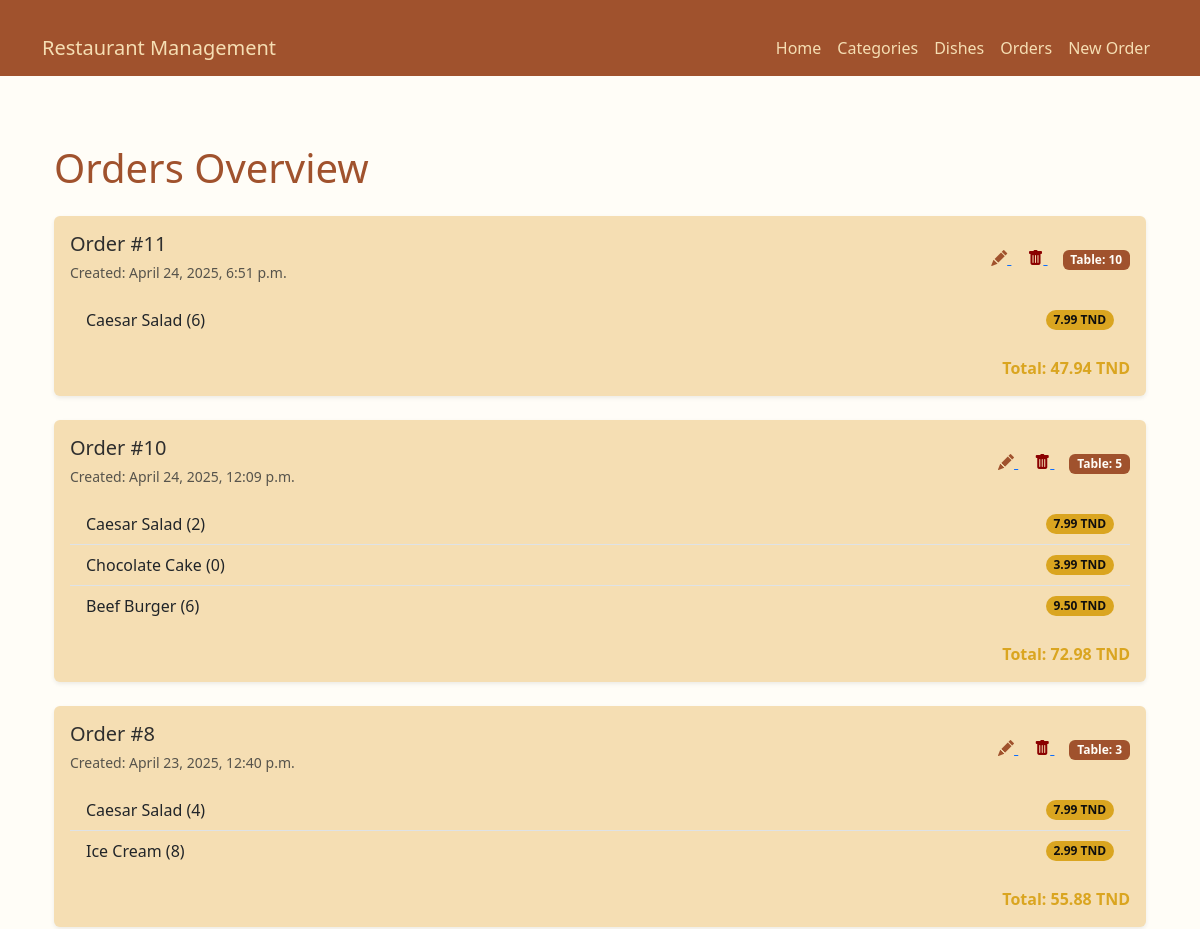
/orders/ (upper part), run on an earlier commit of the app's database.
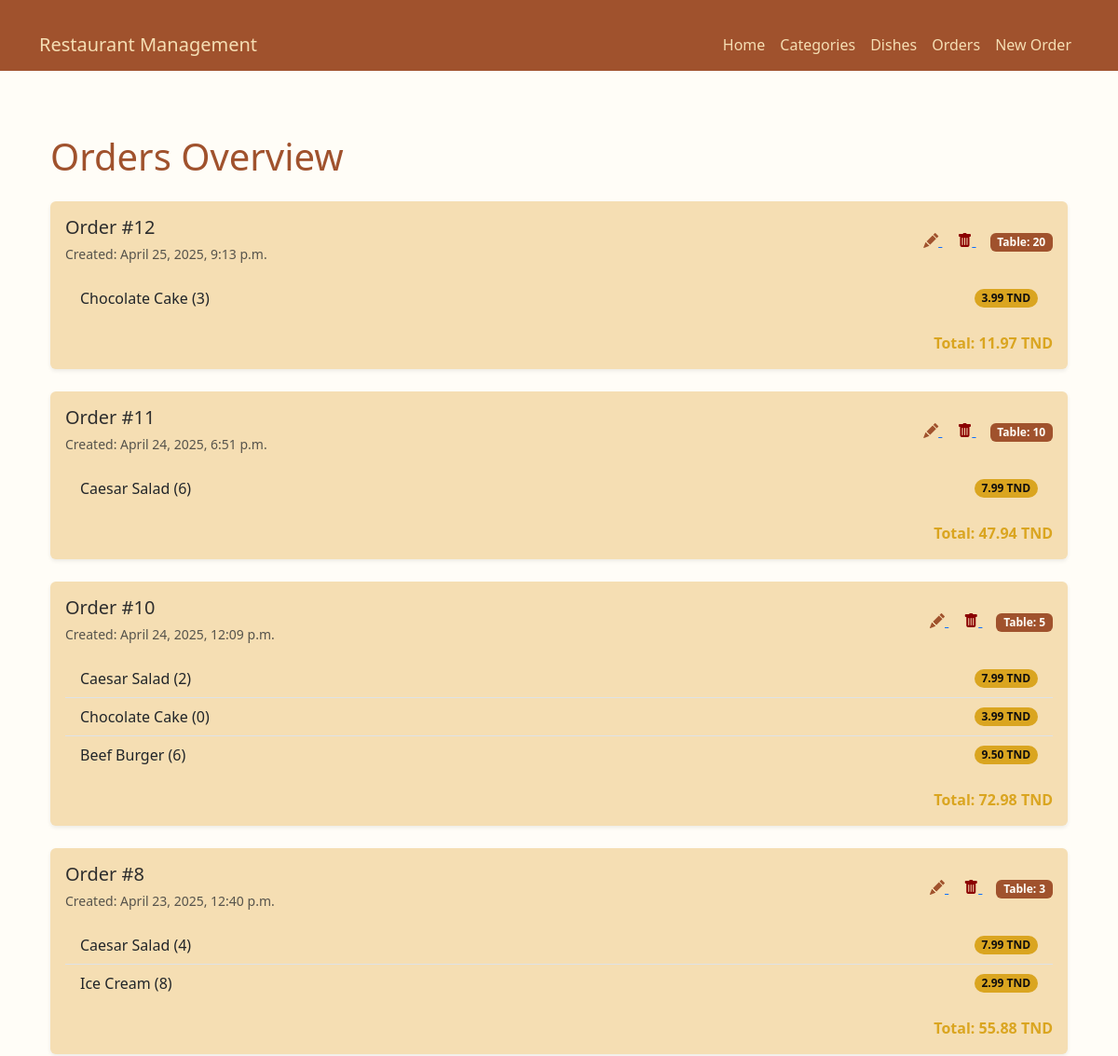
And on a later commit of the database.
### menu/models.py (models this page shows, shortened)
class Order(models.Model):
    table_number = models.IntegerField()
    created_at = models.DateTimeField(auto_now_add=True)
    def total_cost(self):
        return sum(item.dish.price * item.quantity for item in self.items.all())

class OrderItem(models.Model):
    order = models.ForeignKey(Order, on_delete=models.CASCADE, related_name='items')
    dish = models.ForeignKey(Dish, on_delete=models.CASCADE)
    quantity = models.PositiveIntegerField()

class Dish(models.Model):
    name = models.CharField(max_length=100)
    price = models.DecimalField(max_digits=6, decimal_places=2)
    description = models.TextField(blank=True)
    image = models.ImageField(upload_to='dish_images/', blank=True, null=True)
    category = models.ForeignKey(Category, on_delete=models.CASCADE, related_name='dishes')

### menu/views.py (the view)
# urls.py: path('orders/', views.OrderListView.as_view(), name='order_list'),
class OrderListView(ListView):
    model = Order
    template_name = 'menu/order_list.html'
    context_object_name = 'orders'
    def get_queryset(self):
        return Order.objects.all().order_by('-created_at')

### menu/templates/menu/order_list.html
{% extends 'menu/base.html' %}
{% load static %}
{% block content %}
<div class="container my-4">
    <h1 class="mb-4" style="color: #A0522D;">Orders Overview</h1>
    <div class="row">
        {% for order in orders %}
        <div class="col-md-12">
            <div class="card mb-4 shadow-sm border-0" style="background-color: #F5DEB3;">
                <div class="card-body">
                    <div class="d-flex justify-content-between align-items-center mb-3">
                        <div>
                            <h5 class="card-title mb-1" style="color: #2E2E2E;">Order #{{ order.id }}</h5>
                            <small class="text-muted">Created: {{ order.created_at }}</small>
                        </div>
                        <div>
                            <a href="{% url 'order_edit' order.id %}" class="me-3" title="Modify Order">
                                <i class="bi bi-pencil-fill" style="color: #A0522D;"></i>
                            </a>
                            <a href="{% url 'order_delete' order.id %}" title="Delete Order">
                                <i class="bi bi-trash-fill" style="color: #8B0000;"></i>
                            </a>
                            <span class="badge" style="background-color: #A0522D; color: #FFFDF7; margin-left: 15px;">
                                Table: {{ order.table_number }}
                            </span>
                        </div>
                    </div>
                    <ul class="list-group list-group-flush">
                        {% for item in order.items.all %}
                        <li class="list-group-item d-flex justify-content-between align-items-center"
                            style="background-color: #F5DEB3;">
                            <span>{{ item.dish.name }} ({{ item.quantity }})</span>
                            <span class="badge rounded-pill" style="background-color: #DAA520; color: rgb(15, 14, 14);">
                                {{ item.dish.price }} TND
                            </span>
                        </li>
                        {% endfor %}
                    </ul>
                    <div class="mt-3 fw-bold text-end" style="color: #DAA520;">
                        Total: {{ order.total_cost }} TND
                    </div>
                </div>
            </div>
        </div>
        {% endfor %}
    </div>
</div>
{% endblock %}

What changed in the data, as far as the page shows it:
added Order: id "12", created_at "April 25, 2025, 9:13 p.m.", table_number "20", total_cost "11.97"
added OrderItem: dish.name "Chocolate Cake", quantity "3", dish.price "3.99", shown under "12"
